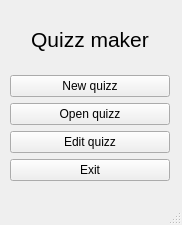
<?xml version="1.0" encoding="UTF-8"?>
<ui version="4.0">
 <class>MainWindow</class>
 <widget class="QMainWindow" name="MainWindow">
  <property name="geometry">
   <rect>
    <x>0</x>
    <y>0</y>
    <width>182</width>
    <height>225</height>
   </rect>
  </property>
  <property name="windowTitle">
   <string>Quizz maker</string>
  </property>
  <widget class="QWidget" name="centralwidget">
   <widget class="QWidget" name="verticalLayoutWidget">
    <property name="geometry">
     <rect>
      <x>10</x>
      <y>10</y>
      <width>160</width>
      <height>171</height>
     </rect>
    </property>
    <layout class="QVBoxLayout" name="verticalLayout">
     <item>
      <widget class="QLabel" name="label">
       <property name="text">
        <string>&lt;html&gt;&lt;head/&gt;&lt;body&gt;&lt;p align=&quot;center&quot;&gt;&lt;span style=&quot; font-size:16pt;&quot;&gt;Quizz maker&lt;/span&gt;&lt;/p&gt;&lt;/body&gt;&lt;/html&gt;</string>
       </property>
      </widget>
     </item>
     <item>
      <widget class="QPushButton" name="openNewQuizzButton">
       <property name="text">
        <string>New quizz</string>
       </property>
      </widget>
     </item>
     <item>
      <widget class="QPushButton" name="openQuizzButton">
       <property name="text">
        <string>Open quizz</string>
       </property>
      </widget>
     </item>
     <item>
      <widget class="QPushButton" name="editQuizzButton">
       <property name="text">
        <string>Edit quizz</string>
       </property>
      </widget>
     </item>
     <item>
      <widget class="QPushButton" name="exitButton">
       <property name="text">
        <string>Exit</string>
       </property>
      </widget>
     </item>
    </layout>
   </widget>
  </widget>
  <widget class="QMenuBar" name="menubar">
   <property name="geometry">
    <rect>
     <x>0</x>
     <y>0</y>
     <width>182</width>
     <height>22</height>
    </rect>
   </property>
  </widget>
  <widget class="QStatusBar" name="statusbar"/>
 </widget>
 <resources/>
 <connections/>
</ui>
